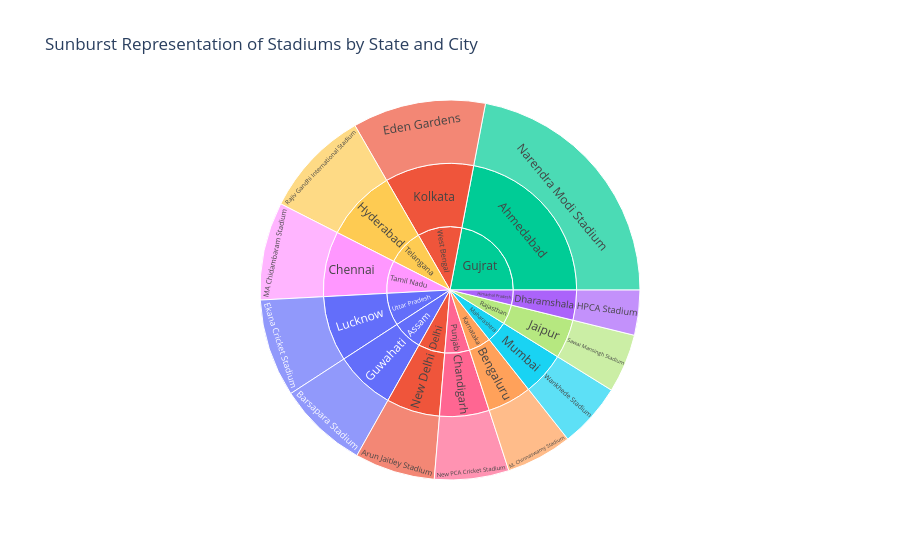

Notebook code for this chart:
### Code cell
# Sunburst: State → City → Stadium
fig = px.sunburst(df,path=["state","city","venue_stadium"],values="capacity",color="state",title="Sunburst Representation of Stadiums by State and City")
fig.show()

### Figure 1 — Plotly figure (JSON) as saved in the notebook; plotly's stock layout.template omitted (floating-point values rounded to 4 significant figures)
{"data": [{"branchvalues": "total", "customdata": [["Assam"], ["Assam"], ["Assam"], ["Delhi"], ["Delhi"], ["Delhi"], ["Gujrat"], ["Gujrat"], ["Gujrat"], ["Himachal Pradesh"], ["Himachal Pradesh"], ["Himachal Pradesh"], ["Karnataka"], ["Karnataka"], ["Karnataka"], ["Maharashtra"], ["Maharashtra"], ["Maharashtra"], ["Punjab"], ["Punjab"], ["Punjab"], ["Rajasthan"], ["Rajasthan"], ["Rajasthan"], ["Tamil Nadu"], ["Tamil Nadu"], ["Tamil Nadu"], ["Telangana"], ["Telangana"], ["Telangana"], ["Uttar Pradesh"], ["Uttar Pradesh"], ["Uttar Pradesh"], ["West Bengal"], ["West Bengal"], ["West Bengal"]], "domain": {"x": [0, 1], "y": [0, 1]}, "hovertemplate": "labels=%{label}<br>capacity=%{value}<br>parent=%{parent}<br>id=%{id}<br>state=%{customdata[0]}<extra></extra>", "ids": ["Assam/Guwahati/Barsapara Stadium", "Assam/Guwahati", "Assam", "Delhi/New Delhi/Arun Jaitley Stadium", "Delhi/New Delhi", "Delhi", "Gujrat/Ahmedabad/Narendra Modi Stadium", "Gujrat/Ahmedabad", "Gujrat", "Himachal Pradesh/Dharamshala/HPCA Stadium", "Himachal Pradesh/Dharamshala", "Himachal Pradesh", "Karnataka/Bengaluru/M. Chinnaswamy Stadium", "Karnataka/Bengaluru", "Karnataka", "Maharashtra/Mumbai/Wankhede Stadium", "Maharashtra/Mumbai", "Maharashtra", "Punjab/Chandigarh/New PCA Cricket Stadium", "Punjab/Chandigarh", "Punjab", "Rajasthan/Jaipur/Sawai Mansingh Stadium", "Rajasthan/Jaipur", "Rajasthan", "Tamil Nadu/Chennai/MA Chidambaram Stadium", "Tamil Nadu/Chennai", "Tamil Nadu", "Telangana/Hyderabad/Rajiv Gandhi International Stadium", "Telangana/Hyderabad", "Telangana", "Uttar Pradesh/Lucknow/Ekana Cricket Stadium", "Uttar Pradesh/Lucknow", "Uttar Pradesh", "West Bengal/Kolkata/Eden Gardens", "West Bengal/Kolkata", "West Bengal"], "labels": ["Barsapara Stadium", "Guwahati", "Assam", "Arun Jaitley Stadium", "New Delhi", "Delhi", "Narendra Modi Stadium", "Ahmedabad", "Gujrat", "HPCA Stadium", "Dharamshala", "Himachal Pradesh", "M. Chinnaswamy Stadium", "Bengaluru", "Karnataka", "Wankhede Stadium", "Mumbai", "Maharashtra", "New PCA Cricket Stadium", "Chandigarh", "Punjab", "Sawai Mansingh Stadium", "Jaipur", "Rajasthan", "MA Chidambaram Stadium", "Chennai", "Tamil Nadu", "Rajiv Gandhi International Stadium", "Hyderabad", "Telangana", "Ekana Cricket Stadium", "Lucknow", "Uttar Pradesh", "Eden Gardens", "Kolkata", "West Bengal"], "marker": {"colors": ["#636efa", "#636efa", "#636efa", "#EF553B", "#EF553B", "#EF553B", "#00cc96", "#00cc96", "#00cc96", "#ab63fa", "#ab63fa", "#ab63fa", "#FFA15A", "#FFA15A", "#FFA15A", "#19d3f3", "#19d3f3", "#19d3f3", "#FF6692", "#FF6692", "#FF6692", "#B6E880", "#B6E880", "#B6E880", "#FF97FF", "#FF97FF", "#FF97FF", "#FECB52", "#FECB52", "#FECB52", "#636efa", "#636efa", "#636efa", "#EF553B", "#EF553B", "#EF553B"]}, "name": "", "parents": ["Assam/Guwahati", "Assam", "", "Delhi/New Delhi", "Delhi", "", "Gujrat/Ahmedabad", "Gujrat", "", "Himachal Pradesh/Dharamshala", "Himachal Pradesh", "", "Karnataka/Bengaluru", "Karnataka", "", "Maharashtra/Mumbai", "Maharashtra", "", "Punjab/Chandigarh", "Punjab", "", "Rajasthan/Jaipur", "Rajasthan", "", "Tamil Nadu/Chennai", "Tamil Nadu", "", "Telangana/Hyderabad", "Telangana", "", "Uttar Pradesh/Lucknow", "Uttar Pradesh", "", "West Bengal/Kolkata", "West Bengal", ""], "type": "sunburst", "values": [46000.0, 46000.0, 46000.0, 41000.0, 41000.0, 41000.0, 132000.0, 132000.0, 132000.0, 23000.0, 23000.0, 23000.0, 33800.0, 33800.0, 33800.0, 33110.0, 33110.0, 33110.0, 38000.0, 38000.0, 38000.0, 30000.0, 30000.0, 30000.0, 50000.0, 50000.0, 50000.0, 55000.0, 55000.0, 55000.0, 50000.0, 50000.0, 50000.0, 68000.0, 68000.0, 68000.0]}], "layout": {"legend": {"tracegroupgap": 0}, "title": {"text": "Sunburst Representation of Stadiums by State and City"}}}
